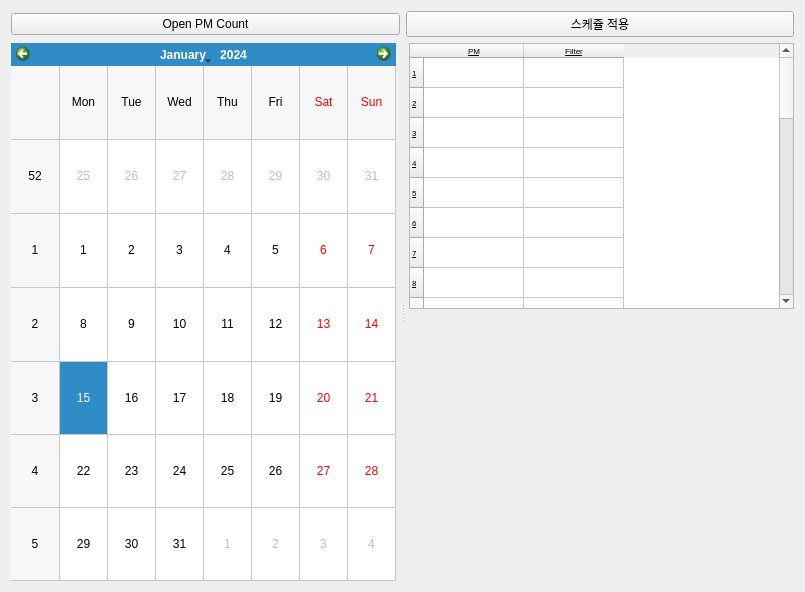
<?xml version="1.0" encoding="UTF-8"?>
<ui version="4.0">
 <class>mdi_schedule</class>
 <widget class="QWidget" name="mdi_schedule">
  <property name="geometry">
   <rect>
    <x>0</x>
    <y>0</y>
    <width>805</width>
    <height>592</height>
   </rect>
  </property>
  <property name="windowTitle">
   <string>Form</string>
  </property>
  <layout class="QGridLayout" name="gridLayout">
   <item row="0" column="0">
    <layout class="QVBoxLayout" name="verticalLayout" stretch="1,9">
     <item>
      <layout class="QHBoxLayout" name="horizontalLayout">
       <item>
        <widget class="QPushButton" name="btn_opencount">
         <property name="sizePolicy">
          <sizepolicy hsizetype="Minimum" vsizetype="Fixed">
           <horstretch>0</horstretch>
           <verstretch>0</verstretch>
          </sizepolicy>
         </property>
         <property name="text">
          <string>Open PM Count</string>
         </property>
        </widget>
       </item>
       <item>
        <widget class="QPushButton" name="pushButton">
         <property name="text">
          <string>스케쥴 적용</string>
         </property>
        </widget>
       </item>
      </layout>
     </item>
     <item>
      <layout class="QHBoxLayout" name="horizontalLayout_2" stretch="3">
       <item>
        <layout class="QVBoxLayout" name="verticalLayout_4" stretch="0">
         <item>
          <widget class="QSplitter" name="ScheduleSplitter">
           <property name="sizePolicy">
            <sizepolicy hsizetype="Preferred" vsizetype="Preferred">
             <horstretch>0</horstretch>
             <verstretch>0</verstretch>
            </sizepolicy>
           </property>
           <property name="orientation">
            <enum>Qt::Orientation::Horizontal</enum>
           </property>
           <property name="handleWidth">
            <number>3</number>
           </property>
           <widget class="QWidget" name="verticalLayoutWidget">
            <layout class="QVBoxLayout" name="verticalLayout_2">
             <property name="rightMargin">
              <number>5</number>
             </property>
             <item>
              <widget class="QCalendarWidget" name="calendarWidget">
               <property name="sizePolicy">
                <sizepolicy hsizetype="Preferred" vsizetype="Preferred">
                 <horstretch>0</horstretch>
                 <verstretch>0</verstretch>
                </sizepolicy>
               </property>
               <property name="cursor">
                <cursorShape>OpenHandCursor</cursorShape>
               </property>
               <property name="gridVisible">
                <bool>true</bool>
               </property>
              </widget>
             </item>
            </layout>
           </widget>
           <widget class="QWidget" name="verticalLayoutWidget_2">
            <layout class="QVBoxLayout" name="verticalLayout_3" stretch="5,5">
             <property name="leftMargin">
              <number>5</number>
             </property>
             <item>
              <widget class="QTableWidget" name="pmfilterTable">
               <property name="font">
                <font>
                 <pointsize>6</pointsize>
                 <underline>true</underline>
                </font>
               </property>
               <property name="lineWidth">
                <number>1</number>
               </property>
               <property name="gridStyle">
                <enum>Qt::PenStyle::SolidLine</enum>
               </property>
               <property name="rowCount">
                <number>31</number>
               </property>
               <row/>
               <row/>
               <row/>
               <row/>
               <row/>
               <row/>
               <row/>
               <row/>
               <row/>
               <row/>
               <row/>
               <row/>
               <row/>
               <row/>
               <row/>
               <row/>
               <row/>
               <row/>
               <row/>
               <row/>
               <row/>
               <row/>
               <row/>
               <row/>
               <row/>
               <row/>
               <row/>
               <row/>
               <row/>
               <row/>
               <row/>
               <column>
                <property name="text">
                 <string>PM</string>
                </property>
               </column>
               <column>
                <property name="text">
                 <string>Filter</string>
                </property>
               </column>
              </widget>
             </item>
             <item>
              <widget class="QWidget" name="graphWidget" native="true"/>
             </item>
            </layout>
           </widget>
          </widget>
         </item>
        </layout>
       </item>
      </layout>
     </item>
    </layout>
   </item>
  </layout>
 </widget>
 <resources/>
 <connections>
  <connection>
   <sender>btn_opencount</sender>
   <signal>clicked()</signal>
   <receiver>mdi_schedule</receiver>
   <slot>opencount()</slot>
   <hints>
    <hint type="sourcelabel">
     <x>483</x>
     <y>344</y>
    </hint>
    <hint type="destinationlabel">
     <x>571</x>
     <y>278</y>
    </hint>
   </hints>
  </connection>
 </connections>
 <slots>
  <slot>opencount()</slot>
 </slots>
</ui>
